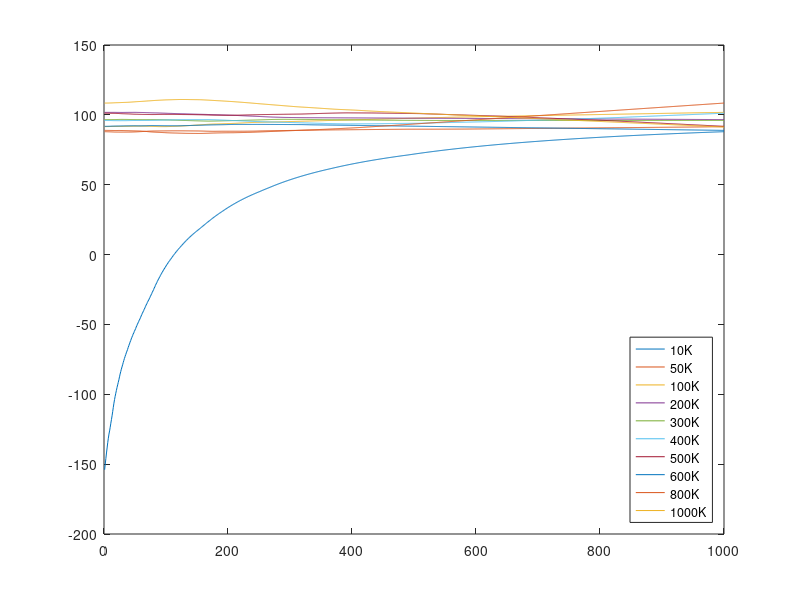
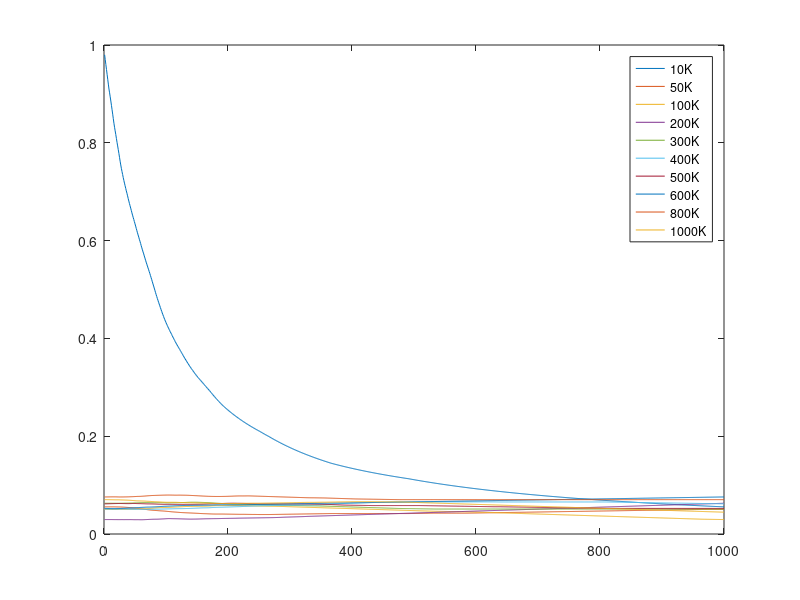

Reproduce these figures in MATLAB, in order.
clear all;
close all;
%Decide N for run
Energy = figure(1);
Magnetization = figure(2);
N = 10;
J = 1;
Tarray = [10 50 100 200 300 400 500 600 800 1000]; %K
Kb = 1.38064852*10^(-23); %m^2 kg s^-2 K^-1
%Begin metropolis algorithm
for j = 1:length(Tarray)
    T = Tarray(j);
    B = 1/(T*Kb);
    a = ones(N,N);
    for i = 1:(N^2*10)
        %Pick a random particle
        row = randi([1, N]);
        column = randi([1, N]); 
        %Check neighbors for energy
        %Check for positional conditions (being on boundary)
        if row == 1
            if column == 1 %check only row+1 column+1
                delE = 2*J*a(row,column)*(a(row+1,column) + a(row,column+1));
            elseif column == N %Check only row+1 column-1
                delE = 2*J*a(row,column)*(a(row+1,column) + a(row,column-1));
            else %don't check row-1
                delE = 2*J*a(row,column)*(a(row+1,column) + a(row,column+1) + a(row,column-1));
            end
        elseif row == N
            if column == 1 %check only row-1 column+1
                delE = 2*J*a(row,column)*(a(row-1,column) + a(row,column+1));
            elseif column == N
                delE = 2*J*a(row,column)*(a(row-1,column) + a(row,column-1));
            else
                delE = 2*J*a(row,column)*(a(row-1,column) + a(row,column+1) + a(row,column-1));
            end
        else
            if column == 1 %don't check column-1
                delE = 2*J*a(row,column)*(a(row-1,column) + a(row+1,column) + a(row,column+1));
            elseif column == N %don't check column+1
                delE = 2*J*a(row,column)*(a(row-1,column) + a(row+1,column) + a(row,column-1));
            else
                delE = 2*J*a(row,column)*(a(row-1,column) + a(row+1,column) + a(row,column+1) + a(row,column-1));
            end
        end
        %Check to flip the sign
        if delE > 0
            a(row,column) = -a(row,column);
        else
            %Check if it'll flip on probability
            r = rand([0,1]);
            if r < exp(-B*delE)
                a(row,column) = -a(row,column);
            end
        end
        %Calculate E(r)
        sumE = 0;
    %     for x = 1:N
    %         for y = 1:N
    %             sigI = a(x,y);
    %             for z = 1:N
    %                 for w = 1:N
    %                     if ~(z == x && w == y) %Make sure we dont check same element
    %                         sumE = sumE + sigI * a(z,w);
    %                     end
    %                 end
    %             end
    %         end
    %     end
        for x = 1:N-1
            for y = 1:N-1
                sumE = sumE + a(x,y) * a(x+1,y) + a(x,y) * a(x,y+1);
            end
        end
        E(i) = -J*sumE;
        %Calculate M(r)
        M(i) = sum(sum(a))/N^2;
        %Running average plot
        meanEnergy(i,j) = sum(E)/length(E);
        meanMagnetization(i,j) = sum(M)/length(M);
%         figure(Energy);
%         plot(meanEnergy,'o');
%         title('Mean Energy'); xlabel('Iteration number'); ylabel('Energy (kgm/s^2)');
%         drawnow;
%         figure(Magnetization);
%         plot(meanMagnetization,'o'); 
%         title('Mean Magnetization'); xlabel('Iteration number'); ylabel('Magnetization (unit)');
%         drawnow;
    end
    disp(j);
end
plot(meanEnergy); 
legend('10K','50K','100K','200K','300K','400K','500K','600K','800K','1000K','Location','southeast');
figure;
plot(meanMagnetization);
legend('10K','50K','100K','200K','300K','400K','500K','600K','800K','1000K');
